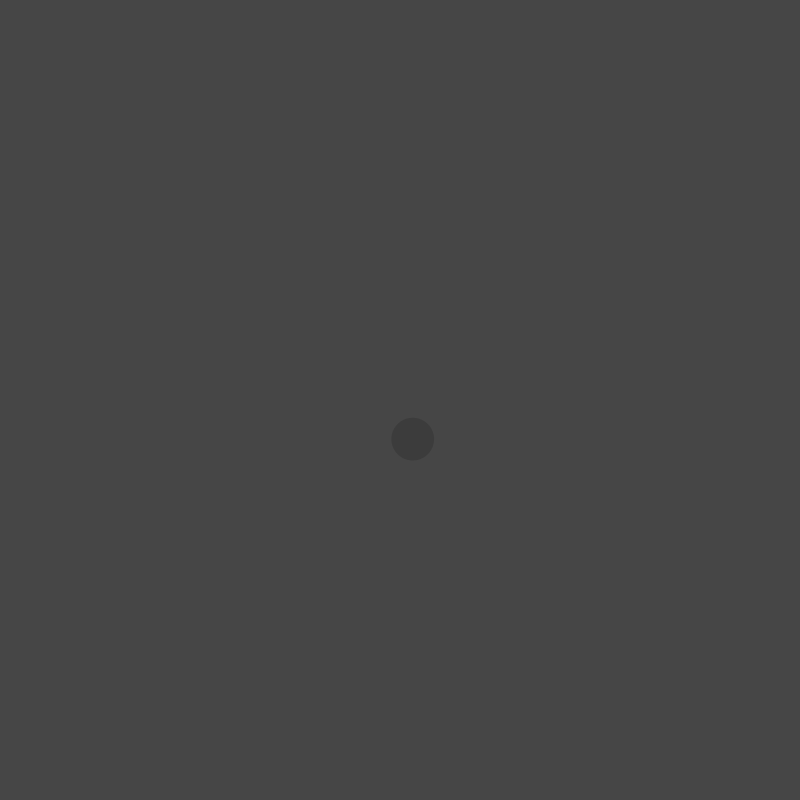
Frame 1 (no input)
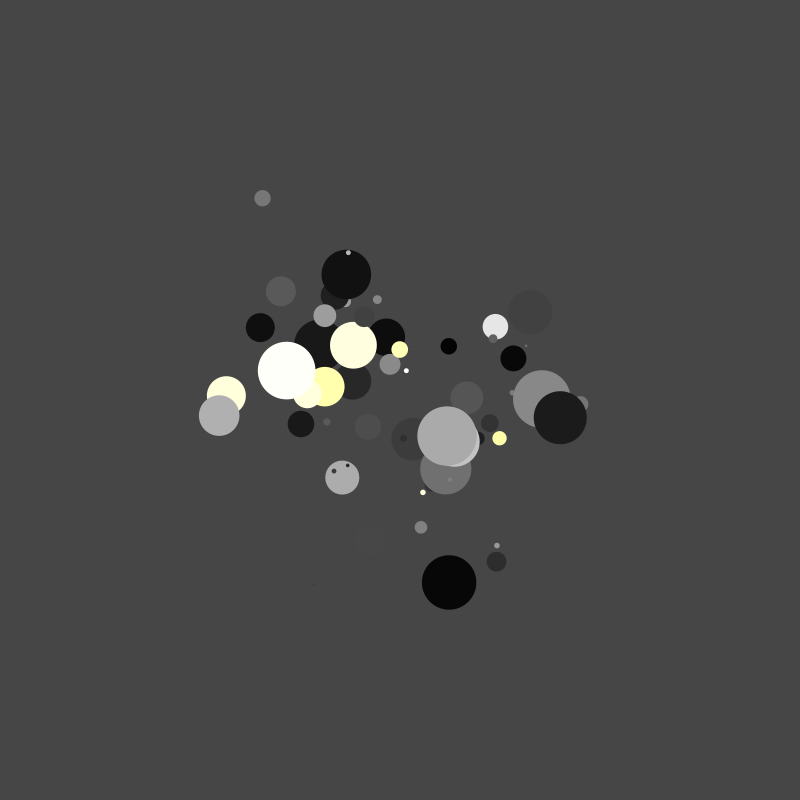
Frame 60 (the mouse pressed at the canvas centre just before this capture)
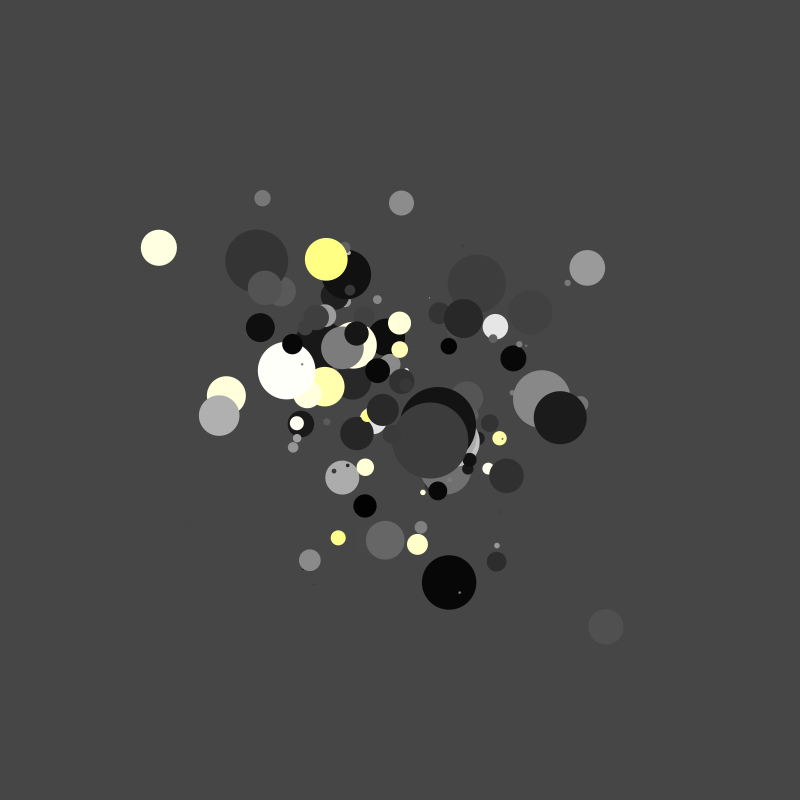
Frame 120 (the mouse held since frame 60 and released just before this capture)

The Processing sketch that drew these frames (run headless with seeded random() and noise(); from frame 60 on, the mouse is pressed at the canvas centre):

// Processing sketch: sketch_2_gaussian_paint_splatter
// ── sketch_2_gaussian_paint_splatter.pde
void setup()
{
  size(800, 800);
  colorMode(HSB, 360, 100, 100);
  noStroke();
  
  //frameRate(20);
  background(100);
}

void draw()
{
  // TRANSPARENT BACKGROUND
  push();
  fill(100, 20);
  //rect(0, 0, width, height);
  pop();
  
  
  // COORDINATES
  float plane_sd = 90;
  float plane_mean = height/2;
  float x_gauss = randomGaussian();
  float y_gauss = randomGaussian();
  
  float x = (plane_sd * x_gauss) + plane_mean;
  float y = (plane_sd * y_gauss) + plane_mean;
  
  
  // SIZE
  float size_sd = 20;
  float size_mean = 20;
  float size_gauss = randomGaussian();
  
  float size = (size_sd * size_gauss) + size_mean;
  
  
  // COLOR
  float color_sd = 100;
  float color_mean = 100;
  float color_gauss = randomGaussian();
  
  float col = (color_sd * color_gauss) + color_mean;
  
  
  fill(int(col));
  circle(x, y, size);
}
